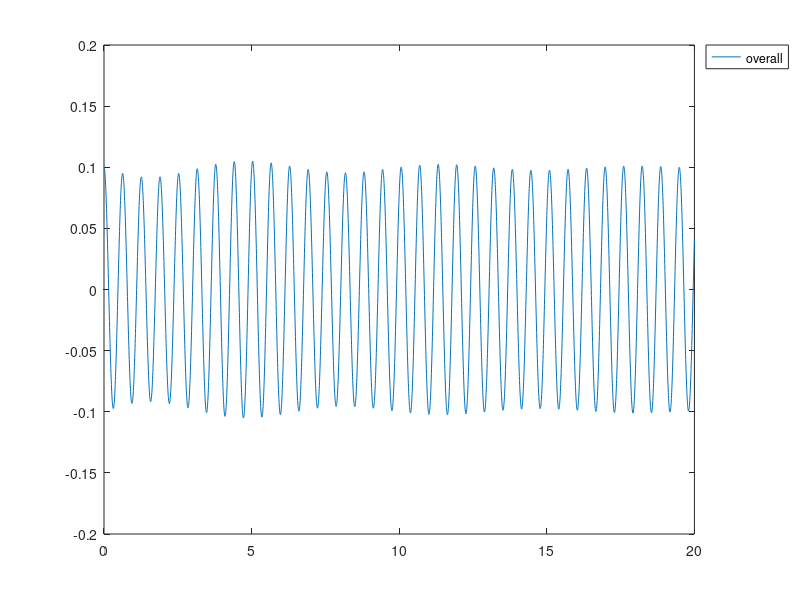
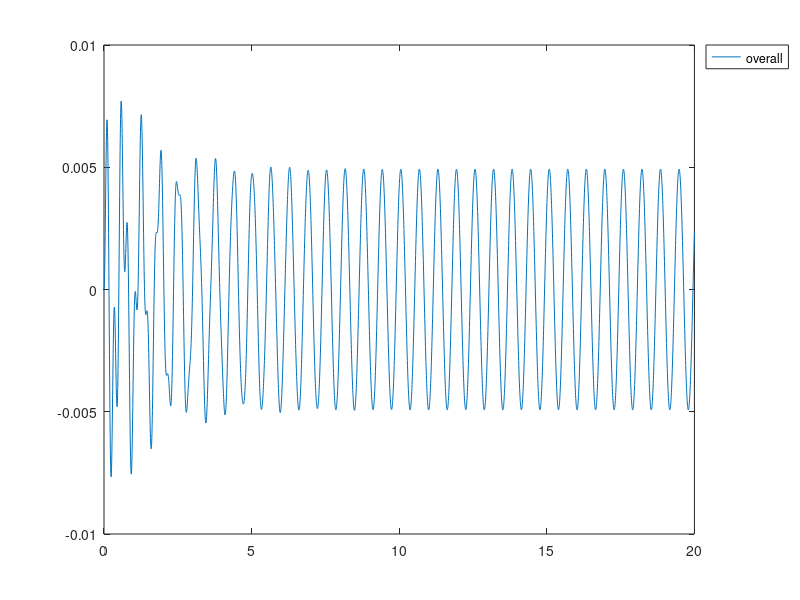

Write the MATLAB code that produced these figures, in order.
%% DESCRIPTION
%
% This is a Script to solve the differential equation of a force excited two degree of freedom
% system using the ODE funtion.
%
%% OUTPUT
%
% Displacement of a force excited two degree of freedom system.
%
%% 1.) Definitions
%% 1.) -Parameter definition
% Masses and inertias
mass                      = 1000;                   % Mass of the body [kg]
inertia                   = 1000;                   % Inertia of the body [kg*m^2]

% Stiffness and damping values
stiffness_f               = 60000;                  % Stiffness coefficient of spring [N/m]
damping_f                 = 100;                   % Damping coefficient of damper [Ns/m]
stiffness_r               = 60000;                  % Stiffness coefficient of spring [N/m]
damping_r                 = 100;                   % Damping coefficient of damper [Ns/m]

% Lengths center of gravity to front and rear end
length_f                  = 2.5;                    % Distance of the right spring-damper to the center of mass [m]
length_r                  = 2.5;                    % Distance of the left spring-damper to the center of mass [m]
force = 2000;                                  % Constant force value [N]
length_force = 1.6;            % Distance point of force attack to center of gravity
omega                      = 10;                % Angular frequency of the excitation [1/s]

% Time and initial conditions
time = 0:0.005:20;                                   % Time [s]
x_0 = 0.1;                                         % Initial Condition displacement [m]
x_dot_0 = 0;                                        % Initial Condition velocity [m/s]
phi_0 = 0.0;                                        % Initial Condition angle [rad]
phi_dot_0 = 0;                                      % Initial Condition angle velocity [rad/s]
    
%% 2.) Computing
%% 2.) -Numerical solution of the motion
w0 = [x_0,phi_0,x_dot_0,phi_dot_0];                               % Create a vector with initial conditions
% Set up system matrix
A = [ 0 0 1 0; 0 0 0 1;...
    ((-stiffness_r - stiffness_f)/mass) ((-stiffness_f*length_f + stiffness_r*length_r)/mass) ((-damping_r - damping_f)/mass) ((-damping_f*length_f + damping_r*length_r)/mass);...
    ((-stiffness_f*length_f + stiffness_r*length_r)/inertia) ((-stiffness_f*length_f^2 - stiffness_r*length_r^2)/inertia) ((-damping_f*length_f + damping_r*length_r)/inertia) ((-damping_f*length_f^2 - damping_r*length_r^2)/inertia)];
% Set up excitation vector
B = [0; 0; (force/mass); (force*length_force/inertia)];

dw = @(t,w) A*w+B*cos(omega*t);

[tsim,wsim] = ode45(dw,time,w0);

figure
plot(time,wsim(:,1))
legend('overall','Location','northeastoutside');

figure
plot(time,wsim(:,2))
legend('overall','Location','northeastoutside');
